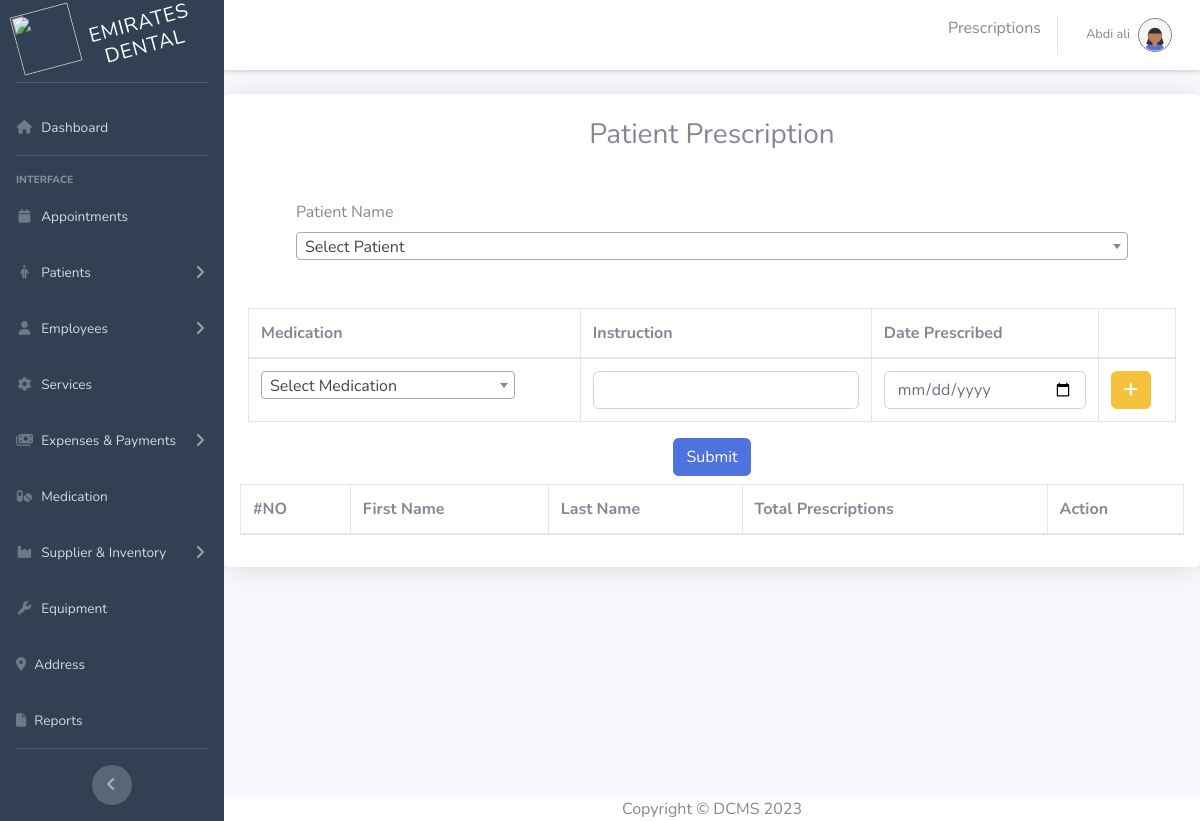
Page /index.php?page=prescription (signed in) on the earlier database version.
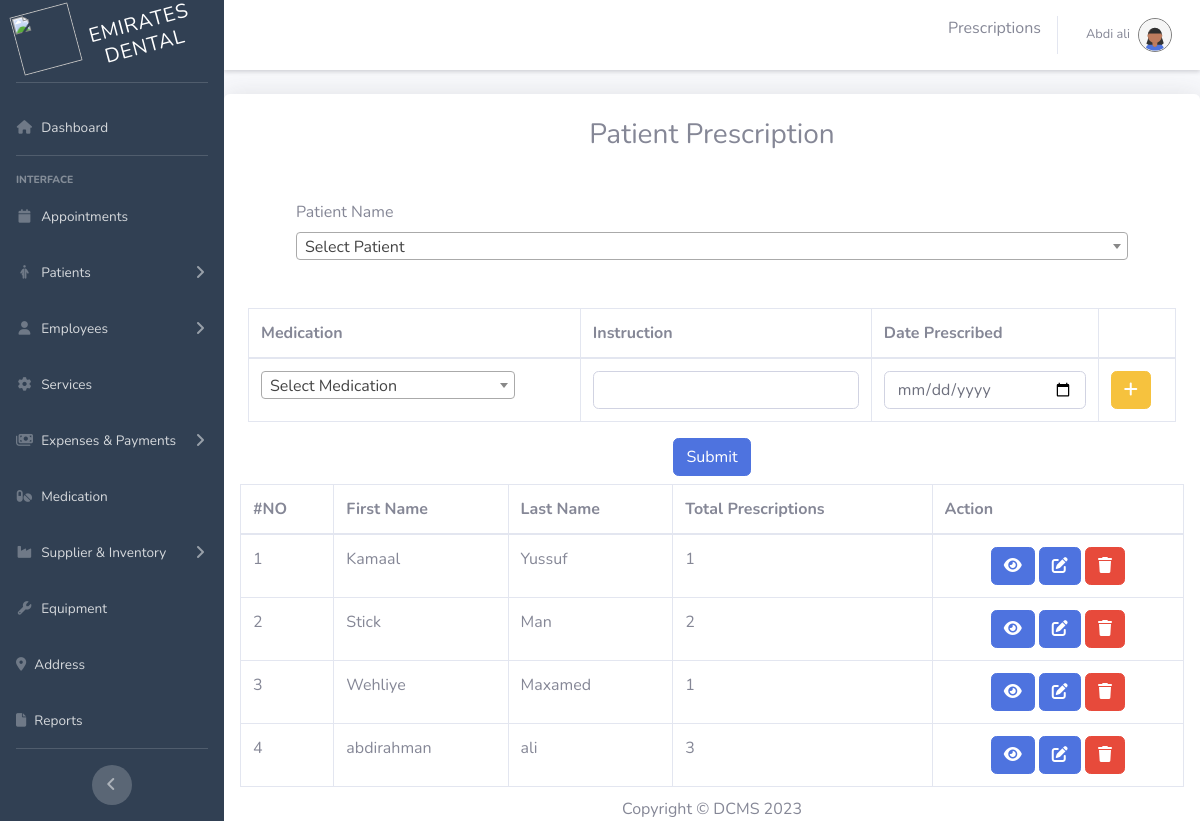
Same page on the later database version.
### tables this page shows
CREATE TABLE `prescriptions` (
  `prescription_id` int(11) NOT NULL,
  `patient_id` int(11) DEFAULT NULL,
  `medication_id` int(11) DEFAULT NULL,
  `instructions` text DEFAULT NULL,
  `date_prescribed` date DEFAULT NULL
);

CREATE TABLE `patients` (
  `patient_id` int(11) NOT NULL,
  `first_name` varchar(50) NOT NULL,
  `middle_name` varchar(50) DEFAULT NULL,
  `last_name` varchar(50) NOT NULL,
  `birth_date` date NOT NULL,
  `gender` enum('Male','Female','Other') NOT NULL,
  `phone_number` varchar(20) NOT NULL,
  `address` varchar(255) NOT NULL,
  `username` varchar(30) DEFAULT NULL,
  `password` varchar(50) DEFAULT NULL,
  `created_at` timestamp NOT NULL DEFAULT current_timestamp(),
  `updated_at` timestamp NOT NULL DEFAULT current_timestamp() ON UPDATE current_timestamp()
);

### index.php (called while the page is built, shortened)
<?php
$is404 = false;
$page = '';
if(isset($_GET['page']) && !empty($_GET['page'])){
    $page = $_GET['page'];
    $title = $titles[$page]["title"];
    $file = $titles[$page]["path"]."/$page.php";
}
elseif(!in_array($page, $titles)){
    $is404 = true;
}
else{
    header("Location: index.php?page=dashboard");
}
require_once('./includes/header.php');
require_once('./includes/sidebar.php');
require_once($is404 ? './includes/404.php' : $file );
require_once('./includes/footer.php');
?>

### app/prescriptions/prescription.php (the view, shortened to what this page needs)
<!DOCTYPE html>
<html>
<head>
    <?php
    include_once('./app/database/conn.php');
    ?>
</head>
<body>
    <div class="container p-3 rounded shadow bg-white overflow-auto">
        <form id="formPS" class="m-2">
            <div>
                <h3 class="text-center">Patient Prescription</h3>
            </div>
            <div class="row m-5">
                <label for="patient_id" class="form-label ">Patient Name</label>
            </div>
            <div class="input-field">
                <table class="table table-bordered" id="medicationtable">
                    <thead>
                        <tr>
                            <th scope="col">Medication</th>
                            <th scope="col">Instruction</th>
                            <th scope="col">Date Prescribed</th>
                            <th scope="col"></th>
                        </tr>
                    </thead>
                    <tbody>
                        <tr>
                            <td>
                            </td>
                            <td><input type="text" class="form-control" id="instructions" name="instructions[]" REQUIRED></td>
                            <td><input type="date" class="form-control" id="date_prescribed" name="date_prescribed[]" REQUIRED></td>
                            <td><button class="btn btn-warning" name="addNewRec" id="addNewRec"><i class="fas fa-plus"></i></button></td>
                        </tr>
                    </tbody>
                </table>
            </div>
            <CENTER>
                <button type="submit" class="btn btn-primary" name="submit" id="submit">Submit</button>
            </CENTER>
        </form>
        <div id="display">
            <table class="table table-bordered" id="dataTable">
                <thead>
                <tr>
                    <th scope="col">#NO</th>
                    <th>First Name</th>
                    <th>Last Name</th>
                    <th>Total  Prescriptions</th>
                    <th> Action</th>
                </tr>
                </thead>
                <tbody>
                    <?php
                    $count = 0;
                    $query = 'SELECT `prescription_id`, p.`patient_id`, m.`medication_id`, Count(medication_name) as medication_name, first_name, last_name FROM `prescriptions` p join patients ps on p.patient_id = ps.patient_id join medications m on p.medication_id = m.medication_id GROUP by p.patient_id';
                    $result = mysqli_query($conn, $query);
                    while ($row = mysqli_fetch_array($result)) {
                        $count++;
?>
                        <tr>
                        <td> <?php echo $count ?></td>
                        <td> <?php echo $row['first_name']?> </td>
                        <td> <?php echo $row['last_name'] ?></td>
                        <td> <?php echo $row['medication_name'] ?></td>
                        <td class="text-center">
                            <button class="btn btn-primary me-5" onclick="ViewpatientPrescriptions(<?php echo $row['patient_id']; ?>)" name='view' id='view'>
                                <i class="fas fa-eye"></i>
                            </button>
                            <button class="btn btn-primary me-5" onclick="EditpatientPrescriptions(<?php echo $row['prescription_id']; ?>)" name="edit" id="edit">
                                <i class="fas fa-edit"></i>
                            </button>
                            <button class="btn btn-danger" onclick="DeletepatientPrescriptions(<?php echo $row['prescription_id']; ?>)" name="delete" id="delete">
                                <i class="fas fa-trash"></i>
                            </button>
                        </td>
                        </tr>
                        <?php
                    }
                    ?>
                </tbody>
            </table>
        </div>
    </div>

### includes/header.php (shortened to what this page needs)
<!DOCTYPE html>
<html lang="en">
<head>
    <link rel="stylesheet" href="./vendor/fontawesome/css/all.min.css">
    <link href="css/sb-admin-2.min.css" rel="stylesheet">
    <link href="./vendor/fullcalendar/lib/main.min.css" rel="stylesheet">
    <link href="./vendor/DataTables/DataTables/css/jquery.dataTables.min.css" rel="stylesheet">
    <link href="./vendor/DataTables/Buttons/css/buttons.dataTables.min.css" rel="stylesheet">
    <link href="./vendor/select2/css/select2.css" rel="stylesheet">
</head>
<body id="page-top" class="bg-light">
    <div id="wrapper">

### includes/sidebar.php (shortened to what this page needs)
<ul class="navbar-nav bg sidebar sidebar-dark accordion sticky-top" id="accordionSidebar">
    <a class="sidebar-brand d-flex align-items-center justify-content-center mt-1" href="index.php">
        <div class="sidebar-brand-icon rotate-n-15">
            <img class="sidebar-brand-icon" src="./app/img/logos/favicon.svg" height="60px" width="60px">
        </div>
        <h5 class="sidebar-brand-text rotate-n-15">Emirates Dental</h5>
    </a>
    <hr class="sidebar-divider mt-2">
    <li class="nav-item">
        <a class="nav-link" href="index.php?page=dashboard">
            <i class="fas fa-fw fa-house"></i>
            <span>Dashboard</span></a>
    </li>
    <hr class="sidebar-divider">
    <div class="sidebar-heading">
        Interface
    </div>
    <li class="nav-item">
        <a class="nav-link" href="index.php?page=appointment">
            <i class="fa fa-fw fa-calendar"></i>
            <span>Appointments</span>
        </a>
    </li>
    <li class="nav-item">
        <a class="nav-link collapsed" href="#" data-toggle="collapse" data-target="#collapsePatient" aria-expanded="true" aria-controls="collapseUtilities">
            <i class="fa-solid fa-fw fa-person-half-dress"></i>
            <span>Patients</span>
        </a>
    </li>
    <?php
    if ($_SESSION['isAdmin']) {
    ?>
        <li class="nav-item">
            <a class="nav-link collapsed" href="#" data-toggle="collapse" data-target="#collapseStaff" aria-expanded="true" aria-controls="collapseUtilities">
                <i class="fas fa-fw fa-user"></i>
                <span>Employees</span>
            </a>
        </li>
    <?php
    } ?>
    <li class="nav-item">
        <a class="nav-link " href="index.php?page=services" >
            <i class="fas fa-fw fa-gear"></i>
            <span>Services </span>
        </a>
    </li>
    <li class="nav-item">
        <a class="nav-link collapsed" href="#" data-toggle="collapse" data-target="#collapseExpenses" aria-expanded="true" aria-controls="collapseUtilities">
            <i class="fas fa-fw fa-money-bills"></i>
            <span>Expenses & Payments</span>
        </a>
    </li>
    <li class="nav-item">
        <a class="nav-link collapsed" href="index.php?page=medication" >
            <i class="fas fa-fw fa-pills"></i>
            <span>Medication</span>
        </a>
    </li>
    <li class="nav-item">
        <a class="nav-link collapsed" href="#" data-toggle="collapse" data-target="#collapseSupplier" aria-expanded="true" aria-controls="collapseUtilities">
            <i class="fas fa-fw fa-industry"></i>
            <span>Supplier & Inventory</span>
        </a>
    </li>
    <li class="nav-item">
        <a class="nav-link" href="index.php?page=equipment">
            <i class="fas fa-fw fa-wrench"></i>
            <span>Equipment</span>
        </a>
    </li>
    <li class="nav-item">
        <a class="nav-link " href="index.php?page=address">
            <i class="fa-solid fa-location-dot"></i>
            <span>Address</span>
        </a>
    </li>
    <li class="nav-item">
        <a class="nav-link " href="index.php?page=reports">
            <i class="fa-solid fa-file"></i>
            <span>Reports</span>
        </a>
    </li>
    <hr class="sidebar-divider d-none d-md-block">
    <div class="text-center d-none d-md-inline">
        <button class="rounded-circle border-0" id="sidebarToggle"></button>
    </div>
</ul>
<div id="content-wrapper" class="d-flex flex-column">
    <div id="content">
        <nav class="navbar navbar-expand navbar-light bg-white topbar mb-4 static-top shadow-sm">
            <ul class="navbar-nav ml-auto">
                <li class="mt-3 text-center me-5 fs-4">
                    <?php if (isset($title)) {
                        echo $title;
                    } ?>
                </li>
                <li class="nav-item dropdown no-arrow">
                    <a class="nav-link dropdown-toggle" href="#" id="userDropdown" role="button" data-toggle="dropdown" aria-haspopup="true" aria-expanded="false">
                        <span class="mr-2 d-none d-lg-inline text-gray-600 small"><?php echo $_SESSION["employee_name"];  ?></span>
                        <div class="rounded-circle " style="border: 1px solid grey;">
                            <img class="img-profile rounded-circle" alt="" src="<?php echo './app/img/employee/' . $_SESSION["profile"];  ?>">
                        </div>
                    </a>
                </li>
            </ul>
        </nav>

### includes/footer.php (shortened to what this page needs)
    <footer class="footer fixed-bottom bg-white">
        <div class="container my-auto">
            <div class="copyright text-center my-auto">
                <span>Copyright &copy; DCMS 2023</span>
            </div>
        </div>
    </footer>
    </div>
    </div>
</div>
    </body>
    </html>

### includes/sidebar.php (style rules this page uses)
.bg { background-color: rgb(49, 64, 83); }

### includes/footer.php (style rules this page uses)
.footer { margin-left: 224px; }

Differences in the rows shown:
added prescriptions: patient.first_name "Kamaal", patient.last_name "Yussuf", medication_name "1"
added prescriptions: patient.first_name "Stick", patient.last_name "Man", medication_name "2"
added prescriptions: patient.first_name "Wehliye", patient.last_name "Maxamed", medication_name "1"
added prescriptions: patient.first_name "abdirahman", patient.last_name "ali", medication_name "3"
